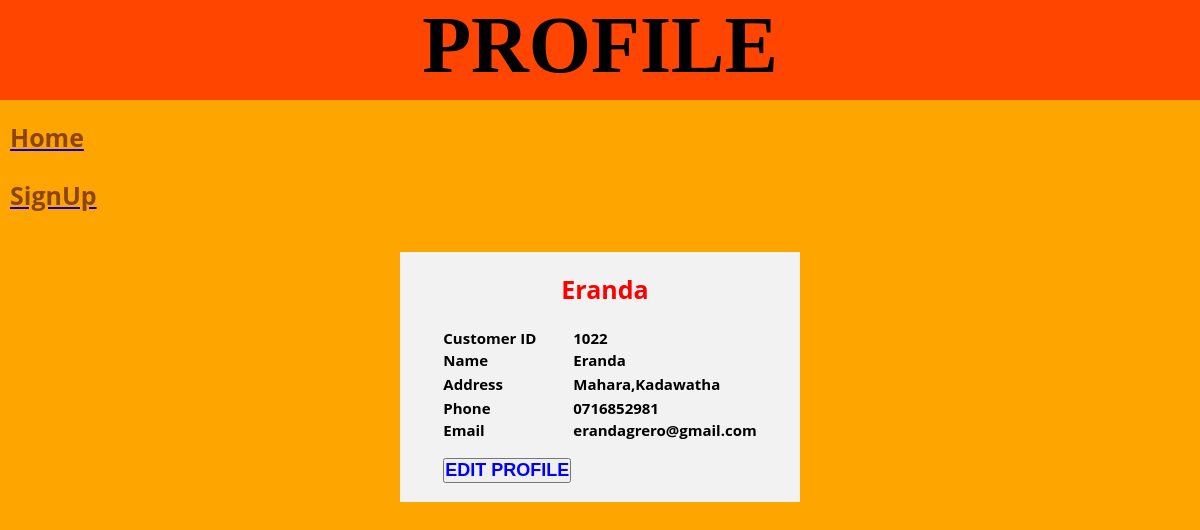
Page /UserProfile.php (signed in) on the committed database.
### tables this page shows
CREATE TABLE `customer` (
  `Customer_ID` int(4) NOT NULL,
  `Name` varchar(30) NOT NULL,
  `Address` varchar(100) NOT NULL,
  `Phone` varchar(20) NOT NULL,
  `Email` varchar(255) NOT NULL,
  `Password` varchar(30) NOT NULL
);

### UserProfile.php (the view, shortened to what this page needs)
<?php
	include("dbconn.php");
	$user_check=$_SESSION['login_user'];
	$result = mysqli_query($conn,"SELECT * FROM customer WHERE Customer_ID= '$user_check'");
	$row = mysqli_fetch_array($result);
?>
<!doctype html>
<html>
<head>
    <link rel="stylesheet" type="text/css" href="CarNew.css" />
</head>
<body style="background-color:orange;">
<div style="background-color:orangered; color:black;">
    <h5 align="center" style="font-family: Algerian; font-size: 80px; height: 100px;" >PROFILE</h5>
</div>
<br>
<div style="color: black; ">
    <h3>
        <a href="HomePageLogin.php" style=" font-size: 25px; margin-left: 10px;"><font color="#8b4513">Home</font></a><br><br>
        <a href="SignUp.php" style=" font-size: 25px; margin-left: 10px;"><font color="#8b4513">SignUp</font></a>
    </h3>
</div>
<br>
<br>
	<div style="color:#000000; background-color:#F2F2F2; width: 400px; height: 250px;">
				<br>
				<table >
						<h1 style="text-align: center; color: red"><b><?php echo $row['Name']; ?></b></h1>
						<tr>
							<td><b>Customer ID</b></td>
                            <td><?php echo $row['Customer_ID']; ?></td><br>
						</tr>
						<tr >
							<td><b>Name</b></td>
							<td ><?php echo $row['Name']; ?></td>
						</tr>
						<tr>
							<td><b>Address</b></td>
							<td><?php echo $row['Address']; ?></td>
						</tr>
						<tr>
							<td><b>Phone</b></td>
							<td><?php echo $row['Phone']; ?></td>
						</tr>
						<tr>
							<td><b>Email</b></td>
							<td><?php echo $row['Email']; ?></td>
						</tr>
						<tr>
							<td align="center"><button onclick="window.location.href='EditProfile.php'"><font color="blue" size="4px"><b>EDIT PROFILE</b></font></button></td>
						</tr>
					</table>
			</div>
</body>
</html>

### CarNew.css (style rules this page uses)
* { margin:0; padding: 0; outline: none; margin-left: auto; margin-right: auto; }
body { background-color: #ffffff; background-size: cover; font-family: "Open Sans", Arial, Helvetica, Geneva, sans-serif,KandySupplement; color:black; font-size: 15px; font-weight:700; }
h1 { font-family: "Open Sans", Arial, Helvetica, Geneva, sans-serif; font-size: 25px; font-weight:600; color:#FFFFFF; margin-left: 10px; }
h3 { margin-right:30px; }

### rows in the picture
customer: Name "Eranda", Customer_ID "1022", Address "Mahara,Kadawatha", Phone "0716852981", Email "erandagrero@gmail.com"
